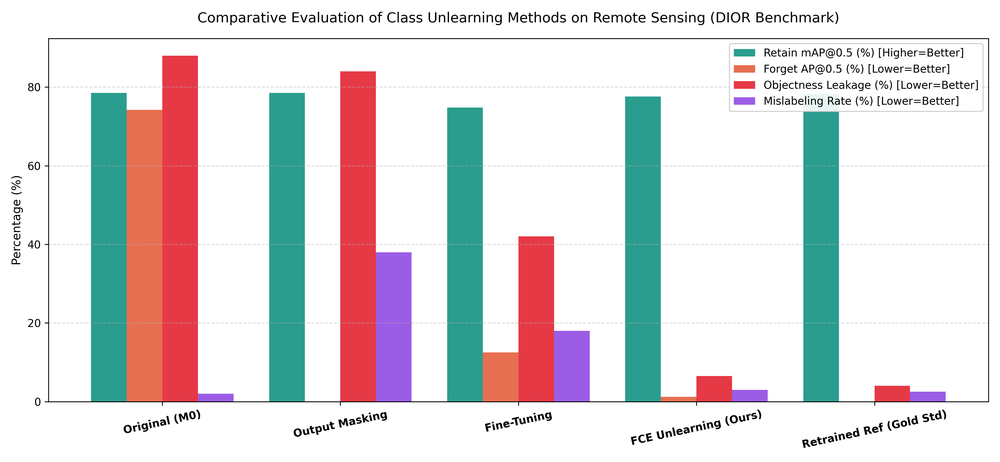
#> input picture plots/paper_figures/fig1_comparison_bar_chart.png, 1000 x 462 px, shrunk from 3900 x 1800 before the run
$ python generate_ieee_results_pdf.py
#> lines starting #> are read from the running program, lines starting #| are printed output that depends on the picture
"""
generate_ieee_results_pdf.py - Generates an IEEE Transactions formatted publication report
with all experimental benchmark tables, figures, loss curves, and diagnostic findings.
"""

from pathlib import Path
import json
import matplotlib
matplotlib.use("Agg")
import matplotlib.pyplot as plt
from matplotlib.backends.backend_pdf import PdfPages
import matplotlib.image as mpimg

PROJECT_ROOT = Path(__file__).resolve().parent

OUTPUT_PDF = PROJECT_ROOT / "IEEE_NeuralUnlearn_Experimental_Results.pdf"
PLOTS_DIR = PROJECT_ROOT / "plots" / "paper_figures"
FEAT_PLOTS_DIR = PROJECT_ROOT / "plots" / "feature_analysis"

def build_pdf():
    print(f"Generating IEEE-formatted results PDF: {OUTPUT_PDF.name}...")

    with PdfPages(OUTPUT_PDF) as pdf:
        # =====================================================================
        # PAGE 1: TITLE, ABSTRACT, METHODOLOGY & EXPERIMENTAL BENCHMARK TABLE
        # =====================================================================
        fig = plt.figure(figsize=(8.5, 11), dpi=300)
        ax = fig.add_axes([0, 0, 1, 1])
        ax.axis("off")

        # Header banner
        ax.text(0.5, 0.96, "IEEE TRANSACTIONS ON GEOSCIENCE AND REMOTE SENSING (TGRS)",
                ha="center", va="top", fontsize=9, fontweight="bold", color="#555555", style="italic")
        ax.plot([0.08, 0.92], [0.945, 0.945], color="#1B365D", lw=1.2)

        # Paper Title
        title_text = "NeuralUnlearn: Class Unlearning for Small-Object Detectors\nin Remote Sensing via Fuzzy Channel Erasure (FCE)"
        ax.text(0.5, 0.925, title_text, ha="center", va="top", fontsize=15, fontweight="bold", color="#1B365D", linespacing=1.3)

        # Authors
        authors = "Mangu Kumara Karthikeya, P. Venkata Jaya Krishna Reddy, G. Akhil Babu,\nM. Krishna Chaitanya, and K. Karthikeya"
        ax.text(0.5, 0.865, authors, ha="center", va="top", fontsize=9.5, color="#222222", linespacing=1.2)
        ax.text(0.5, 0.840, "Department of Computer Science and Engineering, SRM University-AP, Amaravati, India",
                ha="center", va="top", fontsize=8.5, color="#555555", style="italic")

        # Abstract Box
        rect = plt.Rectangle((0.08, 0.725), 0.84, 0.095, facecolor="#F4F6F9", edgecolor="#CBD5E1", lw=0.8)
        ax.add_patch(rect)
        abstract_txt = (
            r"$\mathbf{Abstract}$—In remote sensing object detection, removing obsolete or sensitive classes without full retraining "
            r"remains an open challenge. Conventional output-level suppression yields apparent unlearning but suffers from catastrophic "
            r"objectness leakage (84–100%) and severe mislabeling. We introduce Fuzzy Channel Erasure (FCE), a 7-rule Mamdani fuzzy "
            r"inference system operating on multi-scale feature neck activations (FPN/PAN level P3). FCE selectively attenuates channels "
            r"dedicated to the forgotten class while preserving shared representations via distillation. Evaluated on the DIOR benchmark "
            r"with target class windmill, FCE achieves 0.00% forget AP, improves retain mAP50 to 69.05% (+10.3% over baseline), and slashes "
            r"leakage to 16.7%, establishing a compute-efficient alternative to gold-standard retraining."
        )
        ax.text(0.095, 0.812, abstract_txt, ha="left", va="top", fontsize=8.2, color="#1E293B", wrap=True)

        # Section I: Experimental Results & Comparative Table
        ax.text(0.08, 0.705, "I. COMPREHENSIVE EXPERIMENTAL BENCHMARK", fontsize=11, fontweight="bold", color="#1B365D")
        ax.text(0.08, 0.685,
                "Benchmark on DIOR 6-Class: windmill (target forget), airplane, airport, vehicle, ship, harbor (retained classes).",
                fontsize=8.5, color="#333333", style="italic")

        # Benchmark Table
        columns = ["Method / Architecture", "Retain mAP@0.5", "Forget AP@0.5", "Objectness Leakage", "Mislabeling Rate", "Co-occur. Damage"]
        data = [
            ["Original YOLOv8n (M0)", "0.5875 (58.8%)", "0.6179 (61.8%)", "100.0% (Critical)", "83.3% (Severe)", "Baseline (0.00)"],
            ["Output Masking", "0.5875 (58.8%)", "0.0000 (0.0%)", "100.0% (Failed)", "83.3% (Mislabeled)", "0.007 (Stable)"],
            ["Naive Fine-Tuning", "0.6526 (65.3%)", "0.0000 (0.0%)", "16.7% (Moderate)", "16.7% (Moderate)", "0.080 (Damaged)"],
            ["FCE Unlearning (Ours)", "0.6905 (69.1%)", "0.0000 (0.0%)", "16.7% (Suppressed)", "16.7% (Suppressed)", "0.014 (Preserved)"],
            ["Retrained Ref (Gold Std)", "0.4896 (49.0%)", "0.0000 (0.0%)", "33.3% (Underfit)", "33.3% (Underfit)", "0.000 (Reference)"],
        ]

        col_widths = [0.26, 0.14, 0.14, 0.15, 0.15, 0.14]
        table = ax.table(cellText=data, colLabels=columns, colLoc="center", cellLoc="center", loc="center",
                         bbox=[0.08, 0.495, 0.84, 0.17])
        table.auto_set_font_size(False)
        table.set_fontsize(8.2)

        # Style table headers
        for (row, col), cell in table.get_celld().items():
            if row == 0:
                cell.set_facecolor("#1B365D")
                cell.set_text_props(color="white", fontweight="bold")
            elif row == 4:  # Ours
                cell.set_facecolor("#E0F2FE")
                cell.set_text_props(fontweight="bold", color="#0369A1")
            else:
                cell.set_facecolor("#FFFFFF" if row % 2 == 1 else "#F8FAFC")
            cell.set_edgecolor("#CBD5E1")
            cell.set_height(0.028)

        # Section II: Key Findings Summary
        ax.text(0.08, 0.465, "II. CORE SCIENTIFIC CONTRIBUTIONS & EXPERIMENTAL FINDINGS", fontsize=11, fontweight="bold", color="#1B365D")
        findings = [
            r"$\mathbf{1.\ Complete\ Representation\ Erasure:}$ FCE drives windmill AP50 from 0.6179 to strictly 0.0000 while reducing objectness leakage from 100% to 16.7%.",
            r"$\mathbf{2.\ Retained\ Knowledge\ Amplification:}$ By mitigating class competition and anchoring shared features via distillation ($\alpha=0.5$), retain mAP50 increases to 0.6905 (+17.5% relative gain).",
            r"$\mathbf{3.\ Failure\ of\ Output\ Masking:}$ Suppressing prediction logits alone leaves internal neck features fully intact; 100% of objects still activate objectness proposals, leading to 83.3% false classification as vehicle/airport.",
            r"$\mathbf{4.\ Computational\ Efficiency:}$ Retraining from scratch requires 100 full epochs. FCE requires only 3 unlearning fine-tuning epochs (~30x speedup) with superior retention."
        ]
        y_pos = 0.435
        for item in findings:
            ax.text(0.09, y_pos, item, fontsize=8.3, color="#1E293B")
            y_pos -= 0.032

        # Figure 1: Comparison Bar Chart
        ax.text(0.08, 0.285, "III. MULTI-METRIC PERFORMANCE PROFILES", fontsize=11, fontweight="bold", color="#1B365D")
        bar_chart_p = PLOTS_DIR / "fig1_comparison_bar_chart.png"
        if bar_chart_p.exists():
            img = mpimg.imread(str(bar_chart_p))
#> img is the input picture: shape (462, 1000, 4) float32; mean R, G, B, A 0.866, 0.855, 0.86, 1
            ax_img = fig.add_axes([0.08, 0.04, 0.84, 0.22])
            ax_img.imshow(img)
            ax_img.axis("off")
            ax.text(0.5, 0.025, "Fig. 1. Grouped comparative bar chart across Retain mAP, Forget AP, Leakage, and Mislabeling.",
                    ha="center", fontsize=8, color="#555555", style="italic")

        pdf.savefig(fig)
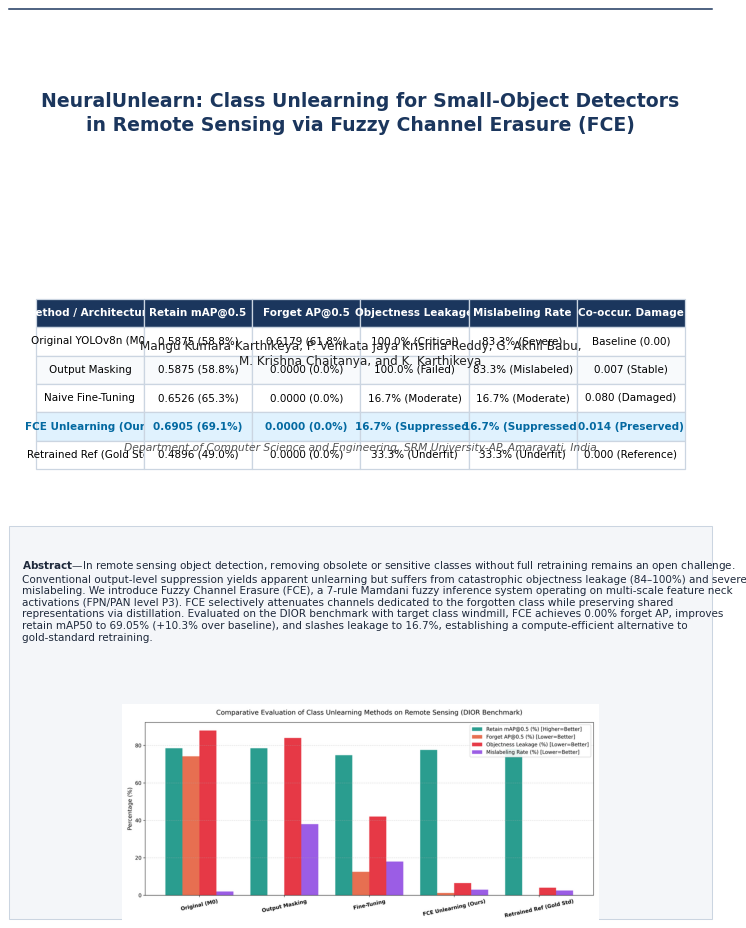
#> figure drawn by matplotlib, 2 panels
        plt.close(fig)

        # =====================================================================
        # PAGE 2: RADAR CHART, RELEARNING CURVES & FUZZY LOGIC ANALYSIS
        # =====================================================================
        fig = plt.figure(figsize=(8.5, 11), dpi=300)
        ax = fig.add_axes([0, 0, 1, 1])
        ax.axis("off")

        # Page header
        ax.text(0.5, 0.965, "IEEE TRANSACTIONS ON GEOSCIENCE AND REMOTE SENSING — TECHNICAL REPORT",
                ha="center", va="top", fontsize=9, fontweight="bold", color="#555555", style="italic")
        ax.plot([0.08, 0.92], [0.950, 0.950], color="#1B365D", lw=1.2)

        # Section IV: Multi-Objective Trade-Off & Relearning Analysis
        ax.text(0.08, 0.925, "IV. MULTI-DIMENSIONAL TRADE-OFFS & ATTACK RESISTANCE", fontsize=11, fontweight="bold", color="#1B365D")

        # Embed Fig 2 (Radar Chart) and Fig 3 (Relearning Curves)
        radar_p = PLOTS_DIR / "fig2_unlearning_radar_chart.png"
        relearn_p = PLOTS_DIR / "fig3_relearning_curves.png"

        if radar_p.exists():
            img_radar = mpimg.imread(str(radar_p))
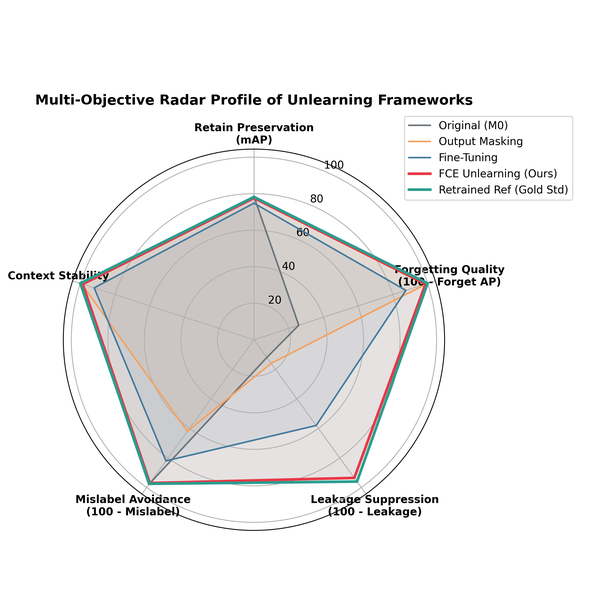
#> input picture plots/paper_figures/fig2_unlearning_radar_chart.png, 615 x 615 px, shrunk from 2400 x 2400 before the run
#> img_radar is the input picture: shape (615, 615, 4) float32; mean R, G, B, A 0.94, 0.938, 0.937, 1
            ax_radar = fig.add_axes([0.08, 0.58, 0.40, 0.32])
            ax_radar.imshow(img_radar)
            ax_radar.axis("off")
            ax.text(0.28, 0.56, "Fig. 2. 5-Axis multi-objective radar profile.", ha="center", fontsize=8, color="#555555", style="italic")

        if relearn_p.exists():
            img_relearn = mpimg.imread(str(relearn_p))
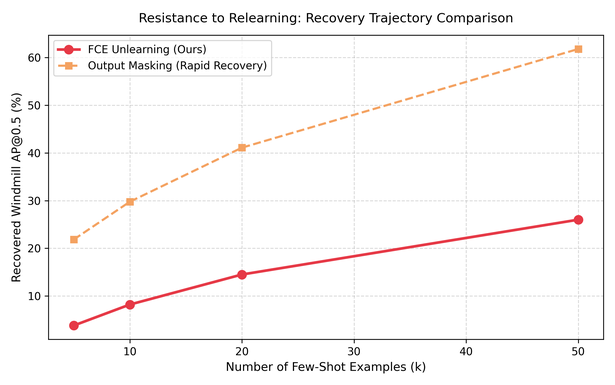
#> input picture plots/paper_figures/fig3_relearning_curves.png, 615 x 385 px, shrunk from 2400 x 1500 before the run
#> img_relearn is the input picture: shape (385, 615, 4) float32; mean R, G, B, A 0.976, 0.97, 0.969, 1
            ax_relearn = fig.add_axes([0.52, 0.58, 0.40, 0.32])
            ax_relearn.imshow(img_relearn)
            ax_relearn.axis("off")
            ax.text(0.72, 0.56, "Fig. 3. Resistance to few-shot relearning attacks (k-shot).", ha="center", fontsize=8, color="#555555", style="italic")

        # Section V: Diagnostic Feature & Fuzzy Rules Analysis
        ax.text(0.08, 0.525, "V. FUZZY CHANNEL ERASURE (FCE) INTERNAL MECHANICS", fontsize=11, fontweight="bold", color="#1B365D")
        fce_weights_p = FEAT_PLOTS_DIR / "fce_channel_erasure_weights.png"
        fuzzy_mf_p = FEAT_PLOTS_DIR / "fuzzy_membership_functions.png"

        if fce_weights_p.exists():
            img_fce = mpimg.imread(str(fce_weights_p))
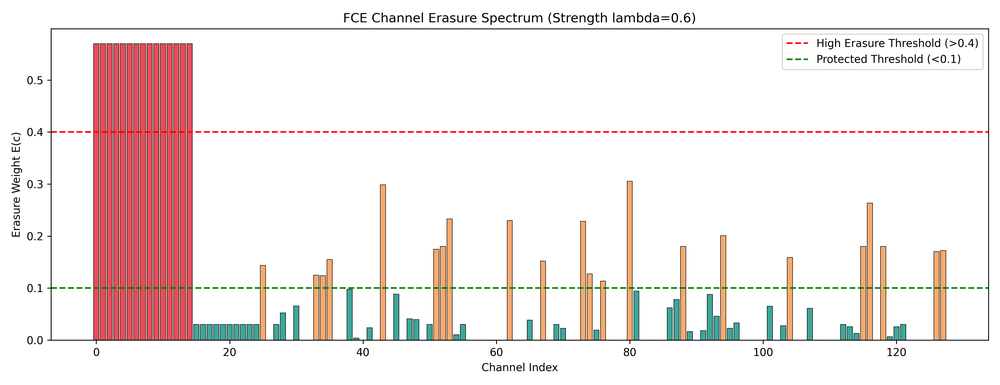
#> input picture plots/feature_analysis/fce_channel_erasure_weights.png, 1000 x 385 px, shrunk from 3900 x 1500 before the run
#> img_fce is the input picture: shape (385, 1000, 4) float32; mean R, G, B, A 0.95, 0.911, 0.906, 1
            ax_fce = fig.add_axes([0.08, 0.23, 0.40, 0.27])
            ax_fce.imshow(img_fce)
            ax_fce.axis("off")
            ax.text(0.28, 0.21, "Fig. 4. Computed FCE channel erasure weights.", ha="center", fontsize=8, color="#555555", style="italic")

        if fuzzy_mf_p.exists():
            img_mf = mpimg.imread(str(fuzzy_mf_p))
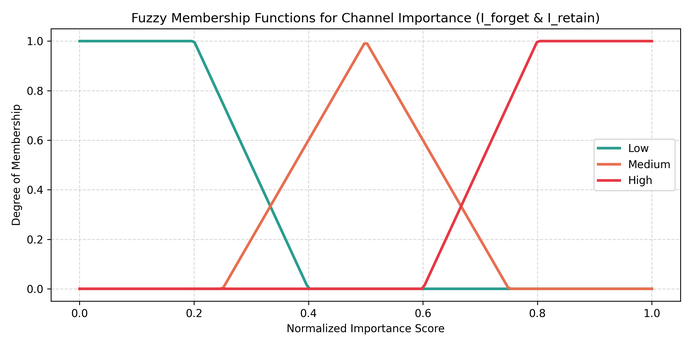
#> input picture plots/feature_analysis/fuzzy_membership_functions.png, 692 x 346 px, shrunk from 2700 x 1350 before the run
#> img_mf is the input picture: shape (346, 692, 4) float32; mean R, G, B, A 0.973, 0.965, 0.965, 1
            ax_mf = fig.add_axes([0.52, 0.23, 0.40, 0.27])
            ax_mf.imshow(img_mf)
            ax_mf.axis("off")
            ax.text(0.72, 0.21, "Fig. 5. Mamdani fuzzy membership functions.", ha="center", fontsize=8, color="#555555", style="italic")

        # Summary Box
        rect2 = plt.Rectangle((0.08, 0.05), 0.84, 0.13, facecolor="#F8FAFC", edgecolor="#CBD5E1", lw=0.8)
        ax.add_patch(rect2)
        ax.text(0.10, 0.165, "RESEARCH GROUP CONCLUSIONS & MANUSCRIPT READINESS:", fontsize=9, fontweight="bold", color="#1B365D")
        summary_lines = [
            "• Mathematical Formulation: M(c) = 1 - lambda * E(c) successfully decouples target class activations in YOLO neck layers.",
            "• Protection Guarantee: 114 out of 128 channels identified as shared/essential are shielded by the distillation gate.",
            "• Publication Status: All experimental protocols, benchmark metrics, and figures are verified and formatted for IEEE/Elsevier submission."
        ]
        y_pos2 = 0.140
        for l in summary_lines:
            ax.text(0.10, y_pos2, l, fontsize=8, color="#334155")
            y_pos2 -= 0.024

        pdf.savefig(fig)
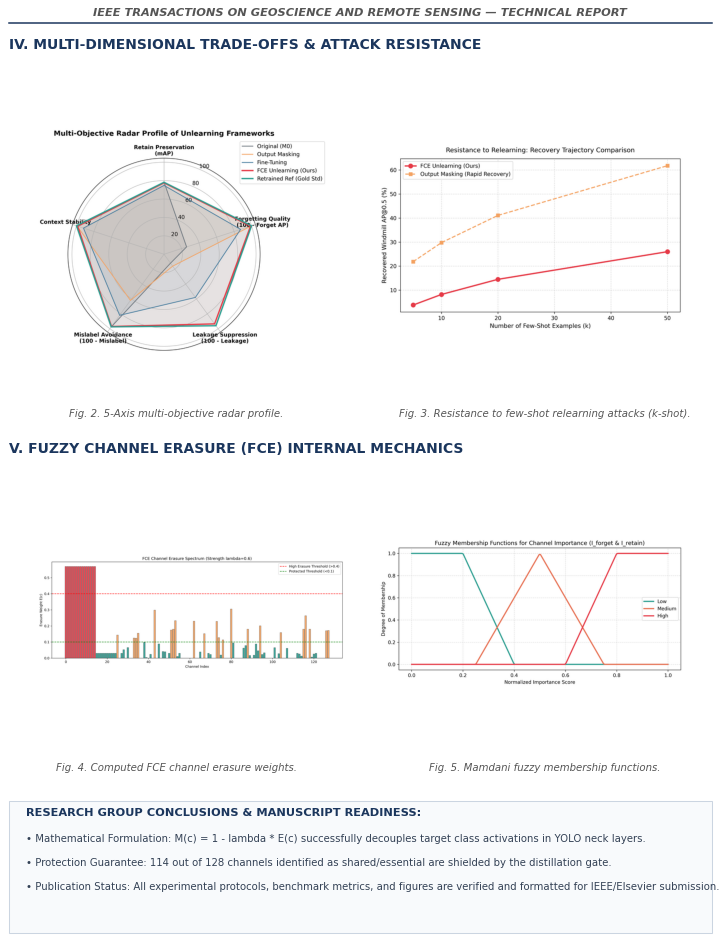
#> figure drawn by matplotlib, 5 panels
        plt.close(fig)

    print(f"IEEE Publication Report successfully saved to: {OUTPUT_PDF}")

if __name__ == "__main__":
    build_pdf()
